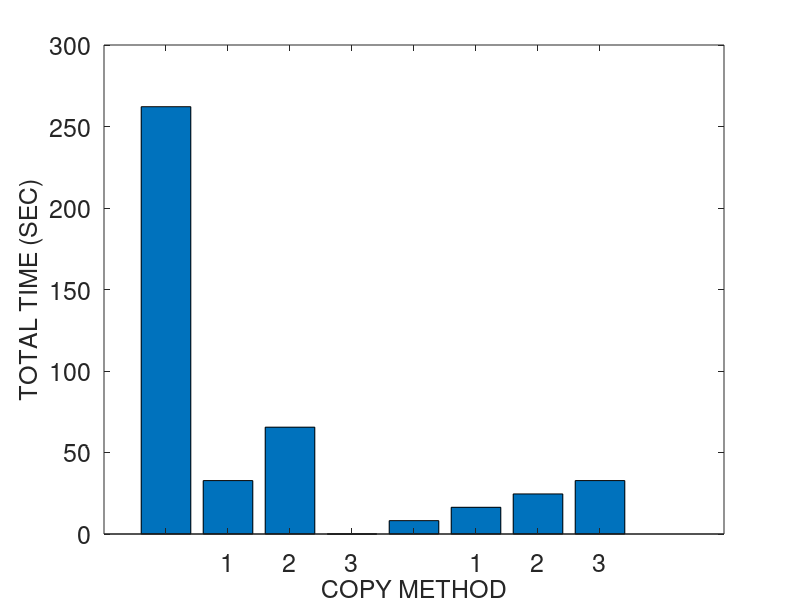
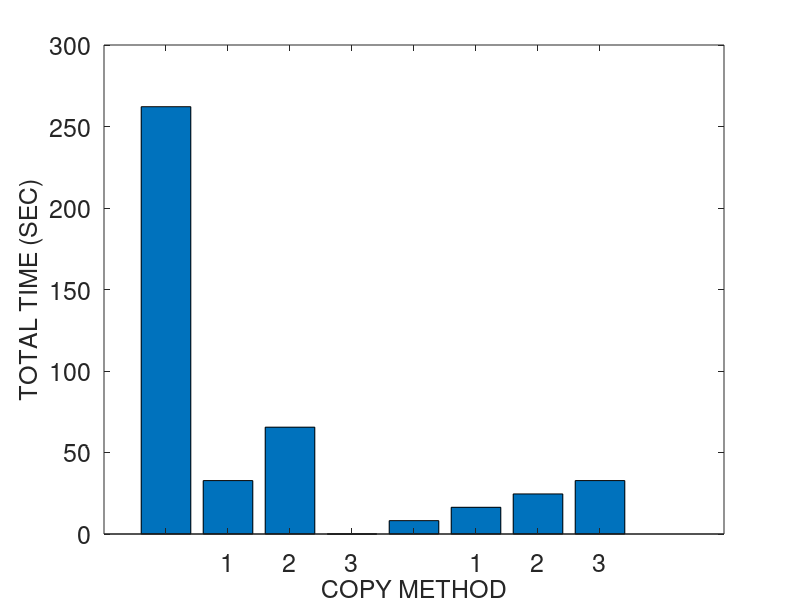
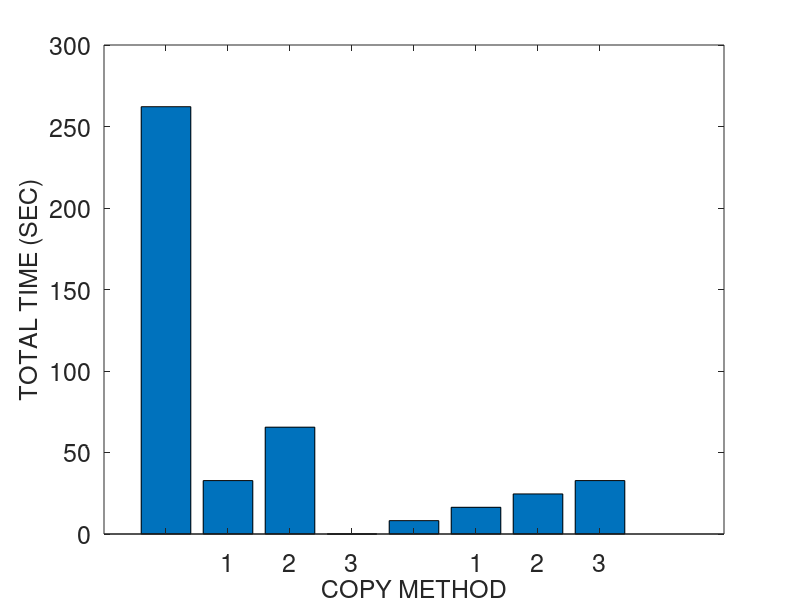
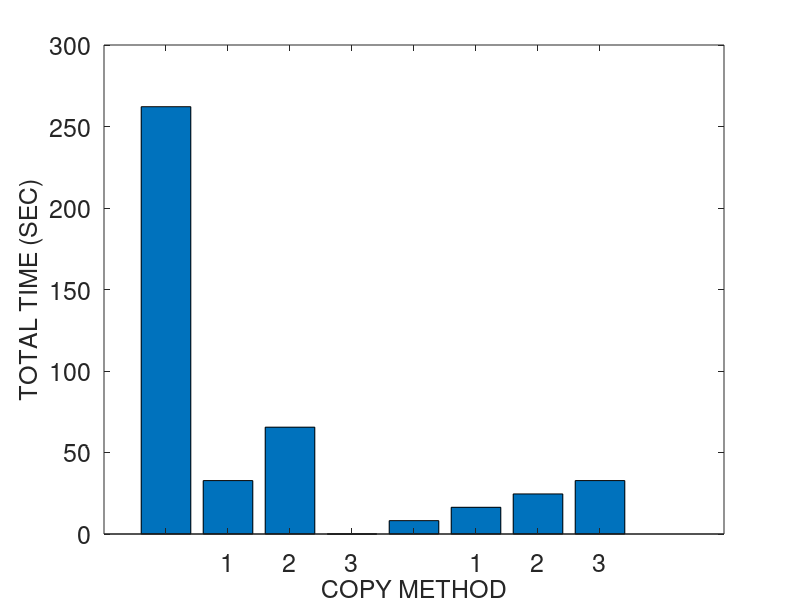

The MATLAB script that drew these images, in order:
% basic hybrid copy migration
	global wss numpages readrate dirtyrate pagesize b scinfo
	global totaltime downtime totaldata

% memory size in MB
r = 4096
r *= 1024 % convert to KB

% page dirty rate in percent (%): against to total memory pages
readrate = 0
prefix = strcat ("M4G_R", num2str(readrate))
readrate /= 100

dirtyrate = 100 
prefix = strcat (prefix, "_W", num2str(dirtyrate))
dirtyrate /= 100

% prediction accuracy 0 through 1
acc = 1

pagesize = 4 % in KB
numpages = r / pagesize

% delta compression rate
comp = 0.5 

% amount of CPU and device states in KB 
scinfo = 100

% working set size in number of pages
wss = numpages * 0.25

% 0: zero, 1: read, 2: dirtied, 3: inactive data
mem = zeros(1, numpages);

run = 1

%prefix = strcat (prefix, "_acc", num2str(acc), "_r", num2str(run))

% bandwidth in gbps
b = 1000 
b = b * 1024/8 % convert to KB

%fontsize = 10
fontsize = 18
%fontsize = 20

totaltime = 0;
downtime = 0;
totaldata = 0;

A = zeros(8, 3);

%%%%%%%%%%%%%%%%%%%%%%%%%%%%%%
% precopy migration
%%%%%%%%%%%%%%%%%%%%%%%%%%%%%%
fprintf('\n')
disp('==================== Precopy migration ====================')
% iterations
present = numpages * pagesize
iter = 0
while present > 50 && iter < 29 && totaldata < 4*r
	pretime = present / b
	totaltime += pretime
	totaldata += present
	present = numpages * pagesize * dirtyrate 
	%dirts = wss * dirtyrate
	iter += 1
end

% stop-and-copy phase
% stop conditions: 29 iterations, 50 pages, 4 memory size sent
scsent = scinfo + present * pagesize
downtime = scsent / b
totaltime += downtime
totaldata += scsent

% network fault rate
NFR = 0

A (1, 1) = totaltime;
A (1, 2) = downtime;
A (1, 3) = totaldata;

%%%%%%%%%%%%%%%%%%%%%%%%%%%%%%
% postcopy migration
%%%%%%%%%%%%%%%%%%%%%%%%%%%%%%
fprintf('\n')
disp('===================== Postcopy migration ======================')
totaltime = 0;
downtime = 0;
totaldata = 0;

% stop-and-copy phase
scsent = scinfo
downtime = scsent / b
totaltime += downtime
totaldata += scsent

% prepaging (bubbling) and on-demand paging
postsent = r
posttime = postsent/b
totaltime += posttime
totaldata += postsent
% network fault rate
NFR = 0.2

A (2, 1) = totaltime;
A (2, 2) = downtime;
A (2, 3) = totaldata;

%%%%%%%%%%%%%%%%%%%%%%%%%%%%%%
% hybrid copy migration
%%%%%%%%%%%%%%%%%%%%%%%%%%%%%%
fprintf('\n')
disp('==================== Hybrid copy migration ====================')
totaltime = 0;
downtime = 0;
totaldata = 0;

% precopy phase: single iteration
present = r
pretime = present / b
totaltime += pretime
totaldata += present

% stop-and-copy phase
bitmapsize = 500 % KB
scsent = scinfo + bitmapsize
downtime = scsent / b
totaltime += downtime
totaldata += scsent

% postcopy phase: prepaging (bubbling) and on-demand paging
%dirts = wss * dirtyrate
dirts = numpages * dirtyrate
postsent = dirts * pagesize
posttime = postsent/b
totaltime += posttime
totaldata += postsent
% network fault rate
NFR = 0.2

A (3, 1) = totaltime;
A (3, 2) = downtime;
A (3, 3) = totaldata;

%%%%%%%%%%%%%%%%%%%%%%%%%%%%%%
% proactive hybrid copy migration
%%%%%%%%%%%%%%%%%%%%%%%%%%%%%%
%disp(char(10))
fprintf('\n')
disp('=============== Proactive hybrid copy migration ================')

function [tt, dt, td] = prohybrid(acc)
	global wss numpages readrate dirtyrate pagesize b scinfo
	global totaltime downtime totaldata

	totaltime = 0;
	downtime = 0;
	totaldata = 0;

% precopy phase
% LRU, PFR

% scan the dirtied pages
% for dirtied pages
% 	mark dirtied (1)
% 	mem(random (1, wss * 0.1))	
%randperm(int64(wss * 0.1));
% for read pages
% 	mark read (2)
% 	mem (random (wss * 0.1, wss * 0.2))

% for pages
% 	predict read/write

% send the pages most likely to be read and least likely to be dirtied
% do not send the pages most likely to be dirtied
% construct queue with the order of p1/p2
%reads = numpages * 0.4 
% total read rate = wss * read_rate = 0.25 * 0.16 = 0.04 (4%)
%read_rate = 0.16
%read_rate = 0.04 % 4% of total memory
% total write rate = wss * write_rate = 0.25 * 0.16 = 0.04 (4%)
%write_rate = 0.16
%write_rate = 0.04 % 4% of total memory
% simple case: readonly pages (RO) - zero dirtied pages 
%RO = 0.3
	pred_pages = numpages * readrate * acc

% LRU
% for LRU queue
% 	mark sent
%	insert the pages into cache and perform delta compression

	present = pred_pages * pagesize
	pretime = present/b
	totaltime += pretime
	totaldata += present

	% stop-and-copy phase
	% send the CPU and device states
	bitmapsize = 500 % KB
	scsent = scinfo + bitmapsize
	downtime = scsent/b
	totaltime += downtime
	totaldata += scsent

	% postcopy phase
	postsent = (numpages - pred_pages) * pagesize

	% exclude the predicted dirtied pages 
	pred_dirts = numpages * dirtyrate * acc
	postsent = (numpages - pred_pages - pred_dirts) * pagesize
	posttime = postsent/b
	totaltime += posttime
	totaldata += postsent
end

% network fault rate
NFR = 0.2

prohybrid(acc)
A (4, 1) = totaltime;
A (4, 2) = downtime;
A (4, 3) = totaldata;

acc = 0.75
prohybrid(acc);
A (5, 1) = totaltime;
A (5, 2) = downtime;
A (5, 3) = totaldata;

acc = 0.5
prohybrid(acc);
A (6, 1) = totaltime;
A (6, 2) = downtime;
A (6, 3) = totaldata;

acc = 0.25
prohybrid(acc);
A (7, 1) = totaltime;
A (7, 2) = downtime;
A (7, 3) = totaldata;

acc = 0
prohybrid(acc);
A (8, 1) = totaltime;
A (8, 2) = downtime;
A (8, 3) = totaldata

%%%%%%%%%%%%%%%%%%%%%%%%%%%%%%%%%%%%%%%%%%%%%%%%%%%%%%%
%                     plotting
% precopy
% postcopy
% hybrid
% pro-hybrid
%%%%%%%%%%%%%%%%%%%%%%%%%%%%%%%%%%%%%%%%%%%%%%%%%%%%%%%

%prefix = "M4G_R14W14_acc100_r1"
%prefix = strcat ("M4G_R", readrate, "W", dirtyrate, "acc", acc, "r", run)
%prefix = strcat (prefix, "W")
%prefix = strcat (prefix, dirtyrate)

dlmwrite (prefix, A, ' ')

%%%%%%%%%%%%%%%%%%%% total time %%%%%%%%%%%%%%%%%%%%%%
figure;
output = strcat(prefix, ".tt");
%output = prefix
%x = ['PRECOPY', 'POSTCOPY', 'HYBRID', 'PRO-HYBRID'];
%x = {'', 'PRE', 'POST', 'HYBR', 'PROH100', 'PROH75', 'PROH50', 'PROH25', 'PROH0'};
%x = {'', '1', '2', '3', '4', '5', '6', '7', '8'};
x = {'', '1', '2', '3'};
%x = 1:1:length(A);
%plot(x, A(:,2)/1000000, x, A(:,3)/1000000, '-.*');
%plot(A(:,2));

%xtics = 1:4:16
%bar(xtics, A(:,1))
bar(A(:,1))
set(gca, 'XTickLabel', x, 'FontSize', fontsize)
xlabel('COPY METHOD', 'FontSize', fontsize);
ylabel('TOTAL TIME (SEC)', 'FontSize', fontsize);
%legend('PRECOPY', 'POSTCOPY', 'HYBRID', 'PRO-HYBRID');
%bar(x, A(:,1))

saveas (1, strcat(output, ".png"));
saveas (1, strcat(output, ".eps"));
saveas (1, strcat(output, ".emf"));

%%%%%%%%%%%%%%%%%%%% downtime %%%%%%%%%%%%%%%%%%%%%%
figure;
output = strcat(prefix, ".dt");

bar(A(:,2))
set(gca, 'XTickLabel', x, 'FontSize', fontsize)
xlabel('COPY METHOD', 'FontSize', fontsize);
ylabel('DOWNTIME (SEC)', 'FontSize', fontsize);

saveas (1, strcat(output, ".png"));
saveas (1, strcat(output, ".eps"));
saveas (1, strcat(output, ".emf"));

%%%%%%%%%%%%%%%%%%%% total data %%%%%%%%%%%%%%%%%%%%%%
figure;
output = strcat(prefix, ".td");

bar(A(:,3))
set(gca, 'XTickLabel', x, 'FontSize', fontsize)
xlabel('COPY METHOD', 'FontSize', fontsize);
ylabel('TOTAL DATA TRANSFERRED (KB)', 'FontSize', fontsize);

saveas (1, strcat(output, ".png"));
saveas (1, strcat(output, ".eps"));
saveas (1, strcat(output, ".emf"));
